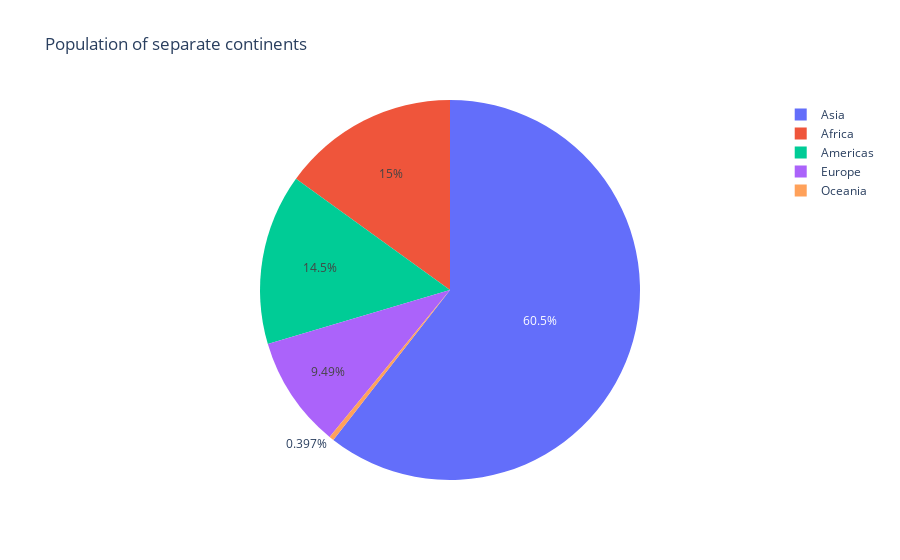

The notebook cell this image was saved under:
### Markdown cell above
Another illustrative way to represent the data is a Pie Chart. To create a Pie Chart in plotly, we use *px.pie*, where data visualized by the sectors of the pie is set in *values*. The sector labels are set in *names*. 
Now, let's find out which continent is the biggest in terms of population.

### Code cell
fig2 = px.pie(df_countries, values = "population", names = "continent", title = "Population of separate continents")
fig2.show()

### Figure 1 — Plotly figure (JSON) as saved in the notebook; plotly's stock layout.template omitted (floating-point values rounded to 4 significant figures; data arrays with more than 128 entries replaced by an {"elided": "..."} marker saying what was removed)
{"data": [{"domain": {"x": [0, 1], "y": [0, 1]}, "hovertemplate": "continent=%{label}<br>population=%{value}<extra></extra>", "labels": {"elided": "142 str values"}, "legendgroup": "", "name": "", "showlegend": true, "type": "pie", "values": {"elided": "142 int values"}}], "layout": {"legend": {"tracegroupgap": 0}, "title": {"text": "Population of separate continents"}}}
